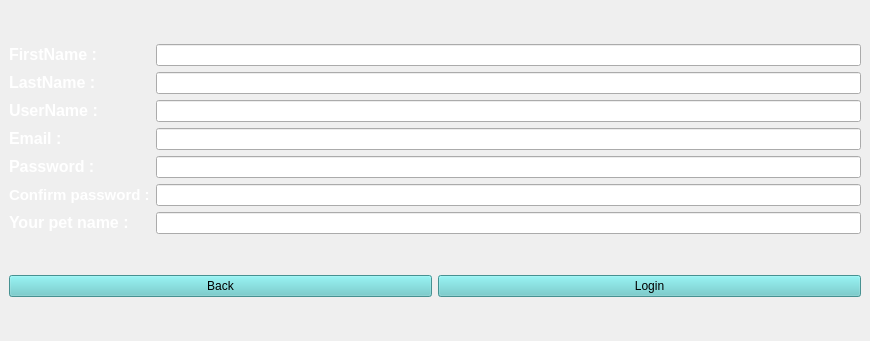
<?xml version="1.0" encoding="UTF-8"?>
<ui version="4.0">
 <class>SignUp</class>
 <widget class="QMainWindow" name="SignUp">
  <property name="geometry">
   <rect>
    <x>0</x>
    <y>0</y>
    <width>870</width>
    <height>341</height>
   </rect>
  </property>
  <property name="windowTitle">
   <string>MainWindow</string>
  </property>
  <widget class="QWidget" name="centralwidget">
   <layout class="QVBoxLayout" name="verticalLayout">
    <item>
     <layout class="QGridLayout" name="gridLayout">
      <item row="6" column="1">
       <widget class="QLabel" name="label_SecureCode">
        <property name="text">
         <string>&lt;html&gt;&lt;head/&gt;&lt;body&gt;&lt;p&gt;&lt;span style=&quot; font-size:12pt; font-weight:700; color:#ffffff;&quot;&gt;Your pet name :&lt;/span&gt;&lt;/p&gt;&lt;/body&gt;&lt;/html&gt;</string>
        </property>
       </widget>
      </item>
      <item row="3" column="1">
       <widget class="QLabel" name="label_Email">
        <property name="text">
         <string>&lt;html&gt;&lt;head/&gt;&lt;body&gt;&lt;p&gt;&lt;span style=&quot; font-size:12pt; font-weight:700; color:#ffffff;&quot;&gt;Email :&lt;/span&gt;&lt;/p&gt;&lt;/body&gt;&lt;/html&gt;</string>
        </property>
       </widget>
      </item>
      <item row="4" column="1">
       <widget class="QLabel" name="label_Pass">
        <property name="text">
         <string>&lt;html&gt;&lt;head/&gt;&lt;body&gt;&lt;p&gt;&lt;span style=&quot; font-size:12pt; font-weight:700; color:#ffffff;&quot;&gt;Password :&lt;/span&gt;&lt;/p&gt;&lt;/body&gt;&lt;/html&gt;</string>
        </property>
       </widget>
      </item>
      <item row="5" column="1">
       <widget class="QLabel" name="label_ConfPass">
        <property name="text">
         <string>&lt;html&gt;&lt;head/&gt;&lt;body&gt;&lt;p&gt;&lt;span style=&quot; font-size:11pt; font-weight:700; color:#ffffff;&quot;&gt;Confirm password :&lt;/span&gt;&lt;/p&gt;&lt;/body&gt;&lt;/html&gt;</string>
        </property>
       </widget>
      </item>
      <item row="1" column="1">
       <widget class="QLabel" name="label_LastName">
        <property name="text">
         <string>&lt;html&gt;&lt;head/&gt;&lt;body&gt;&lt;p&gt;&lt;span style=&quot; font-size:12pt; font-weight:700; color:#ffffff;&quot;&gt;LastName :&lt;/span&gt;&lt;/p&gt;&lt;/body&gt;&lt;/html&gt;</string>
        </property>
       </widget>
      </item>
      <item row="2" column="1">
       <widget class="QLabel" name="label_UserName">
        <property name="text">
         <string>&lt;html&gt;&lt;head/&gt;&lt;body&gt;&lt;p&gt;&lt;span style=&quot; font-size:12pt; font-weight:700; color:#ffffff;&quot;&gt;UserName :&lt;/span&gt;&lt;/p&gt;&lt;/body&gt;&lt;/html&gt;</string>
        </property>
       </widget>
      </item>
      <item row="0" column="1">
       <widget class="QLabel" name="label_FirstName">
        <property name="text">
         <string>&lt;html&gt;&lt;head/&gt;&lt;body&gt;&lt;p&gt;&lt;span style=&quot; font-size:12pt; font-weight:700; color:#ffffff;&quot;&gt;FirstName :&lt;/span&gt;&lt;/p&gt;&lt;/body&gt;&lt;/html&gt;</string>
        </property>
       </widget>
      </item>
      <item row="4" column="2">
       <widget class="QLineEdit" name="lineEdit_Pass">
        <property name="echoMode">
         <enum>QLineEdit::Password</enum>
        </property>
       </widget>
      </item>
      <item row="5" column="2">
       <widget class="QLineEdit" name="lineEdit_ConfPass">
        <property name="echoMode">
         <enum>QLineEdit::Password</enum>
        </property>
       </widget>
      </item>
      <item row="3" column="2">
       <widget class="QLineEdit" name="lineEdit_Email"/>
      </item>
      <item row="2" column="2">
       <widget class="QLineEdit" name="lineEdit_UserName"/>
      </item>
      <item row="1" column="2">
       <widget class="QLineEdit" name="lineEdit_LastName">
        <property name="sizePolicy">
         <sizepolicy hsizetype="Expanding" vsizetype="Fixed">
          <horstretch>0</horstretch>
          <verstretch>0</verstretch>
         </sizepolicy>
        </property>
       </widget>
      </item>
      <item row="0" column="2">
       <widget class="QLineEdit" name="lineEdit_FirstName"/>
      </item>
      <item row="6" column="2">
       <widget class="QLineEdit" name="lineEdit_SecureCode"/>
      </item>
     </layout>
    </item>
    <item>
     <layout class="QHBoxLayout" name="horizontalLayout">
      <item>
       <widget class="QPushButton" name="pushButton_back">
        <property name="cursor">
         <cursorShape>OpenHandCursor</cursorShape>
        </property>
        <property name="styleSheet">
         <string notr="true">background-color: rgb(100, 203, 203);</string>
        </property>
        <property name="text">
         <string>Back</string>
        </property>
       </widget>
      </item>
      <item>
       <widget class="QPushButton" name="pushButton_login">
        <property name="cursor">
         <cursorShape>OpenHandCursor</cursorShape>
        </property>
        <property name="styleSheet">
         <string notr="true">background-color: rgb(100, 203, 203);</string>
        </property>
        <property name="text">
         <string>Login</string>
        </property>
       </widget>
      </item>
     </layout>
    </item>
   </layout>
  </widget>
 </widget>
 <resources/>
 <connections/>
</ui>
